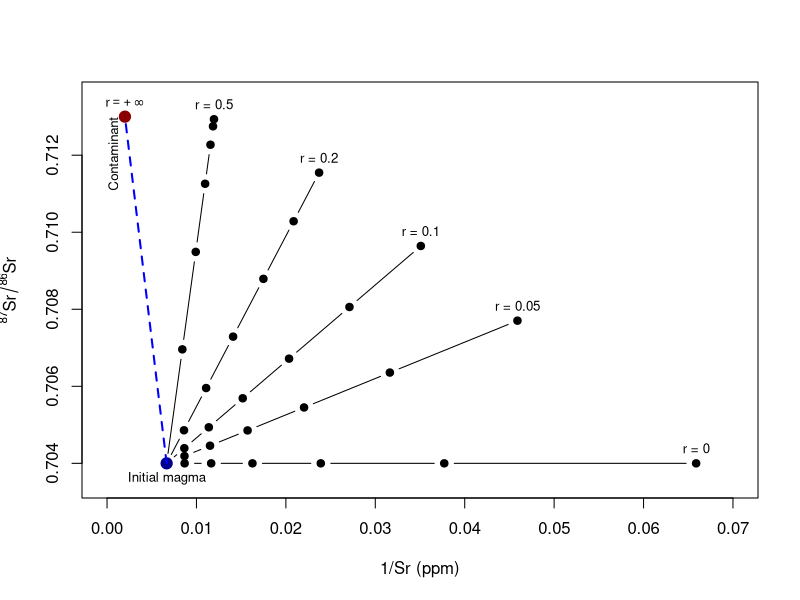

The R script that drew this image:
windows()
i0 <- 0.704; c0 <- 150                          # the initial magma
ia <- 0.713; ca <- 500                          # the assimilant
dd <- 3.5                                       # bulk distribution coefficient for Sr
srlab <- expression(""^87*Sr/""^86*Sr)

plot(1/c0,i0,xlim=c(0,0.07),ylim=c(0.7035,0.7135),xlab="1/Sr (ppm)",ylab=srlab,type="n") 
                                                #draw empty plot
ee <- c(0,0.05,0.1,0.2,0.5)                     #vector of r parame-ters
for (r in ee){                                  #repeat for all r
    z <- (r+dd-1)/(r-1)
    ff <- seq(0.4,1,by=0.1)
    x <- c0*ff^-z+r/(z*(r-1))*ca*(1-ff^-z)      #Sr [Eq. (11.34)]
    y <- i0+(ia-i0)*(1-c0/x*ff^-z)              #87Sr/86Sr[Eq.(16.16))]
    points(1/x,y,type="b",pch=19)               #plot as a curve
    text(1/x[1],y[1],pos=3,paste("r =",r),cex=0.8)
}

# Plot end members
points(1/ca,ia,pch=19,cex=1.5,col="darkred")    #Contaminant
text(1/ca,ia,pos=2,"Contaminant",cex=0.8,srt=90,adj=1)
text(1/ca,ia,pos=3,expression(r==+infinity),cex=0.8)

points(1/c0,i0,pch=19,cex=1.5,col="darkblue")   #Initial magma
text(1/c0,i0,pos=1,"Initial magma",cex=0.8)
lines(c(1/c0,1/ca),c(i0,ia),lty="dashed",lwd=2,col="blue")
